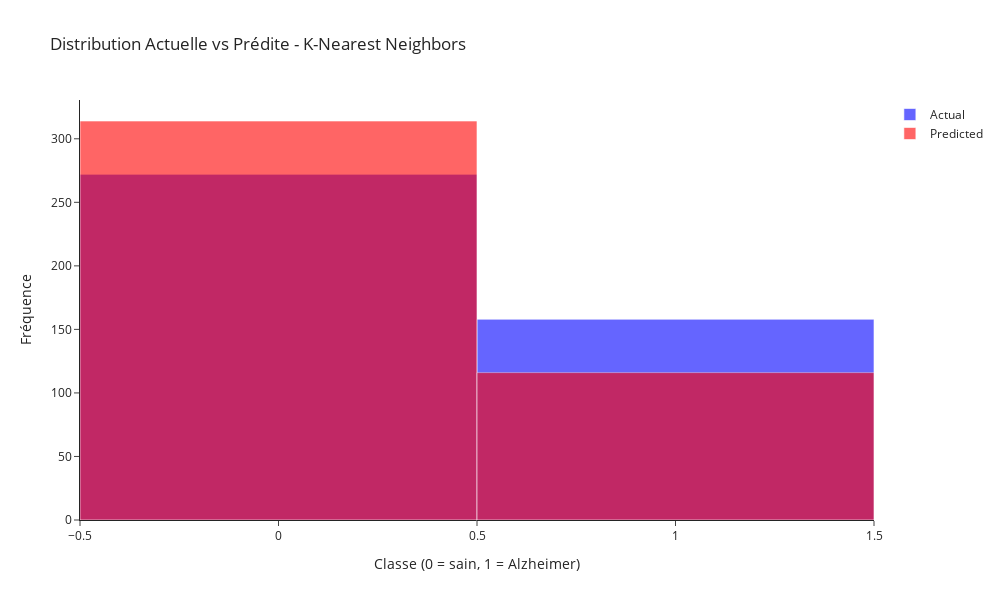

The cell this chart's notebook holds for it:
### Code cell
model_name = 'K-Nearest Neighbors'
model = KNeighborsClassifier()
param_grid = {
    'model__n_neighbors': [3, 5, 7]
}

# Entraîner
best_model = train_model(model_name, model, param_grid, X_train, y_train)

# Évaluer
train_acc, test_acc = evaluate_model(best_model, X_train, y_train, X_test, y_test)

# Sauvegarder
save_model_result(model_name, best_model, train_acc, test_acc)

# Visualiser
y_test_pred = best_model.predict(X_test)
plot_prediction_distribution(y_test, y_test_pred, model_name)

### Figure 1 — Plotly figure (JSON) as saved in the notebook; plotly's stock layout.template omitted (floating-point values rounded to 4 significant figures; data arrays with more than 128 entries replaced by an {"elided": "..."} marker saying what was removed)
{"data": [{"marker": {"color": "blue"}, "name": "Actual", "opacity": 0.6, "type": "histogram", "x": {"elided": "430 int values"}}, {"marker": {"color": "red"}, "name": "Predicted", "opacity": 0.6, "type": "histogram", "x": {"elided": "430 int values"}}], "layout": {"barmode": "overlay", "height": 600, "title": {"text": "Distribution Actuelle vs Prédite - K-Nearest Neighbors"}, "width": 1000, "xaxis": {"title": {"text": "Classe (0 = sain, 1 = Alzheimer)"}}, "yaxis": {"title": {"text": "Fréquence"}}}}
